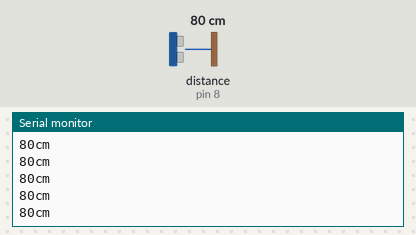
Bench run of a sketch on a simulated Arduino Uno, built with avr-gcc and run on an emulated ATmega328P. Parts: the last lines printed to the serial monitor. Wiring (inferred from the names in the program): ultrasonic range finder: trigger pin 7; echo pin 8. The test bench sets the inputs (shaded band); at power-on: distance to the obstacle (sensor on pin 8) 80 cm. The echo pulse lasts 58.3 µs per cm.

Above: at 1.2 s.
1.3 s: distance to the obstacle (sensor on pin 8) set to 2 cm
At 1.48 s:
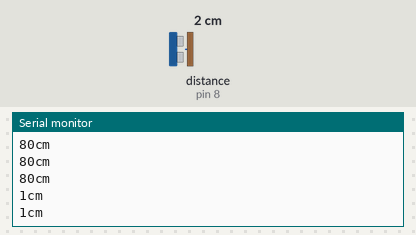
2.8 s: distance to the obstacle (sensor on pin 8) set to 120 cm
At 2.89 s:
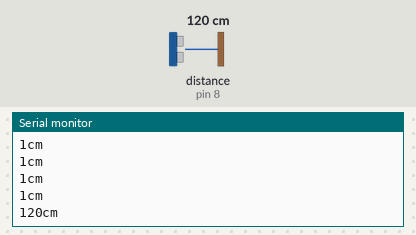
Timing chart, 0 to 5.8 s (numbered marks = the images above; inputs shaded):
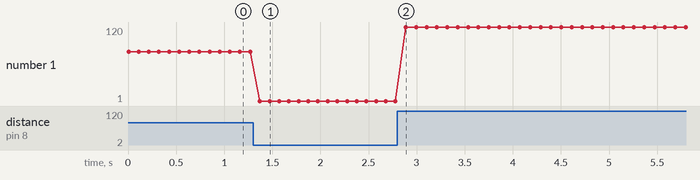

The sketch:

Ultrasonic.ino
```cpp
const int triggerPin = 7;
const int inputPin = 8;

void setup() {
  pinMode(inputPin, INPUT);
  pinMode(triggerPin, OUTPUT);
  // initialize serial communication:
  Serial.begin(9600);
}

void loop()
{
  long duration, cm;

  digitalWrite(triggerPin, LOW);
  delayMicroseconds(2);
  digitalWrite(triggerPin, HIGH);
  delayMicroseconds(5);
  digitalWrite(triggerPin, LOW);

  // duration is the duration of time between sending of signal and receiving of signal

  duration = pulseIn(inputPin, HIGH);

  // convert the time into a distance
  cm = microsecondsToCentimeters(duration);

  Serial.print(cm);
  Serial.print("cm");
  Serial.println();

  delay(100);
}


long microsecondsToCentimeters(long microseconds)
{
  // The speed of sound is 340 m/s or 29 microseconds per centimeter.
  // The ping travels out and back, so to find the distance of the
  // object we take half of the distance travelled.
  return microseconds / 29 / 2;
}
```

Measured:
- after the input at 1.3 s, the serial monitor: prints a new line after 0.07 s (image 1)
- after the input at 2.8 s, the serial monitor: prints a new line after 0.09 s (image 2)
- plotted number 1: 80 → 1 after the input at 1.3 s, 1 → 120 after the input at 2.8 s
